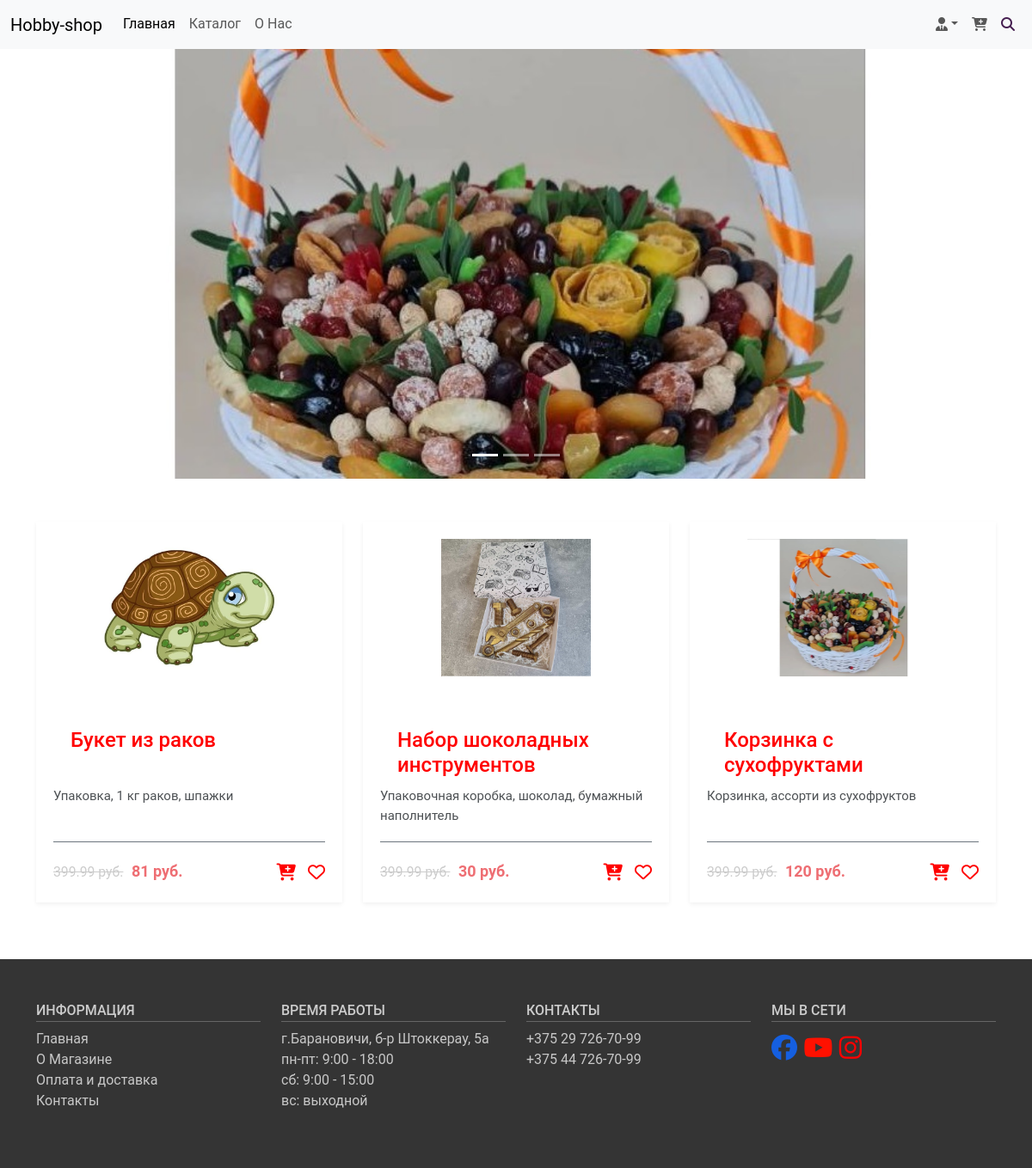
/test, run on the app's committed database.
### hobby/models.py (models this page shows, shortened)
class Hobby(models.Model):
    name = models.CharField('Название', max_length=100)
    catalog = models.CharField('Каталог', max_length=60)
    description = models.TextField('Описание', default='разные')
    price = models.IntegerField('Цена')
    date = models.DateField('Дата размещения')
    img = models.ImageField('Изображение', upload_to='my_gallery/%Y')  # %Y папка по году
    catalog_new = models.ForeignKey(Catalog, on_delete=models.CASCADE, null=True, related_name='hobby')
    catalog_top = models.ManyToManyField(Catalog, related_name='hobbys')
    class Meta:
        verbose_name = 'Композицию'
        verbose_name_plural = "Композиции"

### hobby/views.py (the view)
# urls.py: path('test', Test_modul.as_view(), name='test_modul'),
class Test_modul(ListView):
    template_name = 'hobby/index.html'
    model = Hobby
    context_object_name = 'hobbis'

### cart/context_processors.py (called while the page is built)
def cart(request):
    return {'cart': Cart(request)}

### hobby/context_processors/post_context.py (called while the page is built)
def last_posts(request):
    posts = Hobby.objects.order_by('date')
    return {
        'last_posts': posts
    }

### hobby/templates/hobby/index.html (shortened to what this page needs)
{% load static %}
<!doctype html>
<html lang="en">
<head>
    <link href="{% static 'css/bootstrap.css' %}" rel="stylesheet">
    <link rel="stylesheet" href="https://cdnjs.cloudflare.com/ajax/libs/font-awesome/6.4.2/css/all.min.css" />
    <link rel="stylesheet" href="{% static 'css/main.css' %}">
</head>
<body>
        <nav class="navbar navbar-expand-lg bg-body-tertiary">
          <div class="container-fluid">
            <a class="navbar-brand" href="#">Hobby-shop</a>
            <div class="collapse navbar-collapse" id="navbarSupportedContent">
              <ul class="navbar-nav me-auto mb-2 mb-lg-0 top-menu">
                <li class="nav-item">
                  <a class="nav-link active" aria-current="page" href="/">Главная</a>
                </li>
                <li class="nav-item">
                  <a class="nav-link" href="#">Каталог</a>
                </li>
                  <li class="nav-item">
                  <a class="nav-link" href="#">О Нас</a>
                </li>
              </ul>
                <ul class="navbar-nav ms-auto mb-2 mb-lg-0">
                    <li class="nav-item dropdown">
                        <a class="nav-link dropdown-toggle" data-bs-toggle="dropdown" href="#"><i class="fa-solid fa-user-tie"></i></a>
                    </li>
                    <li class="nav-item ">
                        <a class="nav-link "  href="#" data-bs-toggle="modal" data-bs-target="#modal-cart">
                            <i class="fa-solid fa-cart-plus"></i>
                        </a>
                    </li>
                    <li class="nav-item ">
                        <a class="nav-link "  href="#">
                            <i class="fa-solid fa-magnifying-glass" style="color: #461f51;"></i>
                        </a>
                    </li>
                </ul>
            </div>
          </div>
        </nav>
        <div class="container-fluid my-carousel">
            <div id="carouselExampleIndicators" class="carousel slide carousel-fade" data-bs-ride='carousel' data-bs-interval="5000">
              <div class="carousel-indicators">
                <button type="button" data-bs-target="#carouselExampleIndicators" data-bs-slide-to="0" class="active" aria-current="true" aria-label="Slide 1"></button>
                <button type="button" data-bs-target="#carouselExampleIndicators" data-bs-slide-to="1" aria-label="Slide 2"></button>
                <button type="button" data-bs-target="#carouselExampleIndicators" data-bs-slide-to="2" aria-label="Slide 3"></button>
              </div>
              <div class="carousel-inner">
                    {% for hobbi in hobbis %}
                        <div class="carousel-item active">
                         <img src="{{ hobbi.img.url }}" class="d-block w-100" alt="...">
                        </div>
                    {% endfor %}
              </div>
              <button class="carousel-control-prev" type="button" data-bs-target="#carouselExampleIndicators" data-bs-slide="prev">
                <span class="carousel-control-prev-icon" aria-hidden="true"></span>
              </button>
              <button class="carousel-control-next" type="button" data-bs-target="#carouselExampleIndicators" data-bs-slide="next">
                <span class="carousel-control-next-icon" aria-hidden="true"></span>
              </button>
            </div>
        </div>
    <section class="main-content">
        <div class="container">
            <div class="row">
                   {% for hobbi in hobbis %}
                        <div class="col-lg-4 col-sm-6 mb-3">
                            <div class="product-card">
                                <div class="product-thumb">
                                    <a href="#"><img src="{{ hobbi.img.url }}" alt=""></a>
                                </div>
                                <div class="product-detail">
                                    <h4><a href="#">{{ hobbi.name }}</a></h4>
                                    <p>{{ hobbi.description }}</p>
                                    <div class="product-bottom-details d-flex justify-content-between">
                                        <div class="product-price">
                                            <small>399.99 руб.</small> {{ hobbi.price }} руб.
                                        </div>
                                        <div class="product-links">
                                            <a href="#"><i class="fa-solid fa-cart-plus"></i></a>
                                            <a href="#"><i class="fa-regular fa-heart"></i></a>
                                        </div>
                                </div>
                                </div>
                            </div>
                        </div>
                    {% endfor %}
            </div>
        </div>
    </section>
    <footer>
        <section class="footer">
            <div class="container">
                <div class="row">
                    <div class="col-md-3 col-6">
                        <h4>Информация</h4>
                        <ul class="list-unstyled">
                            <li><a href="#">Главная</a></li>
                            <li><a href="#">О Магазине</a></li>
                            <li><a href="#">Оплата и доставка</a></li>
                            <li><a href="#">Контакты</a></li>
                        </ul>
                    </div>
                    <div class="col-md-3 col-6">
                        <h4>Время работы</h4>
                        <ul class="list-unstyled">
                            <li>г.Барановичи, б-р Штоккерау, 5а</a></li>
                            <li>пн-пт: 9:00 - 18:00</li>
                            <li>сб: 9:00 - 15:00</li>
                            <li>вс: выходной</li>
                        </ul>
                    </div>
                    <div class="col-md-3 col-6">
                        <h4>Контакты</h4>
                        <ul class="list-unstyled">
                            <li><a href="tel:375297267099">+375 29 726-70-99</a></li>
                            <li><a href="tel:375447267099">+375 44 726-70-99</a></li>
                        </ul>
                    </div>
                    <div class="col-md-3 col-6">
                        <h4>Мы в сети</h4>
                        <div class="footer-icons">
                            <a href="#"><i class="fa-brands fa-facebook" style="color: #155fe0;"></i></a>
                            <a href="#"><i class="fa-brands fa-youtube" style="color: #ff1100;"></i></a>
                            <a href="#"><i class="fa-brands fa-instagram" style="color: #fe0101;"></i></a>
                        </div>
                    </div>
                </div>
            </div>
        </section>
    </footer>
</body>
</html>

### hobby/static/css/main.css (style rules this page uses)
html { font-size: 16px; }
body { font-family: 'Roboto', sans-serif; font-size: 16px; font-width: 400; color: #000000; background-color: white; min-width: 320px; }
img { max-width: 100%; height: auto; }
section { padding: 50px 0; }
a { color: red; }
.top-menu li a:after { content: ''; display: block; width: 100%; background-color: red; height: 1px; transition: all .3s; transform: scale(0); }
.my-carousel { padding: 0; }
.my-carousel .carousel-item { display: flex; max-height: 500px; }
.my-carousel .carousel-item img { object-fit: cover; }
.product-card { box-shadow: 0 2px 5px 0 rgba(0, 0, 0, 0.06); transition: all .3s; }
.product-thumb a { display: flex; align-items: center; justify-content: center; height: 200px; padding: 20px; }
.product-thumb img { max-width: 100%; max-height: 100%; }
.product-detail { padding: 20px; }
.product-detail h4 a { padding: 20px; font-weight: 500; display: block; height: 80px; overflow: hidden; text-decoration: none; }
.product-detail p { font-size: 15px; margin-bottom: 20px; color: #4d5154; height: 44px; overflow: hidden; }
.product-bottom-details { overflow: hidden; border-top: 1px solid #6c757d; padding-top: 20px; }
.product-price { font-size: 18px; color: #ee6e73; font-weight: 600; }
.product-price small { color: #ccc; font-weight: 400; text-decoration: line-through; margin-right: 5px; }
.product-links a { font-size: 20px; margin-left: 10px; }
.footer { background-color: #343434; }
.footer h4 { color: #ccc; text-transform: uppercase; font-size: 16px; border-bottom: 1px solid #666; padding-bottom: 3px; }
.footer a { text-decoration: none; transition: all .3s; }
.footer a, .footer li { color: #c8c8c8; }
.footer li a { display: block; }
.footer-icons { display: inline-block; margin-right: 15px; font-size: 30px; }

### data on the page
Hobby: img (picture), name "Корзинка с сухофруктами", description "Корзинка, ассорти из сухофруктов", price "120"
Hobby: img (picture), name "Букет из раков", description "Упаковка, 1 кг раков, шпажки", price "81"
Hobby: img (picture), name "Набор шоколадных инструментов", description "Упаковочная коробка, шоколад, бумажный наполнитель", price "30"
